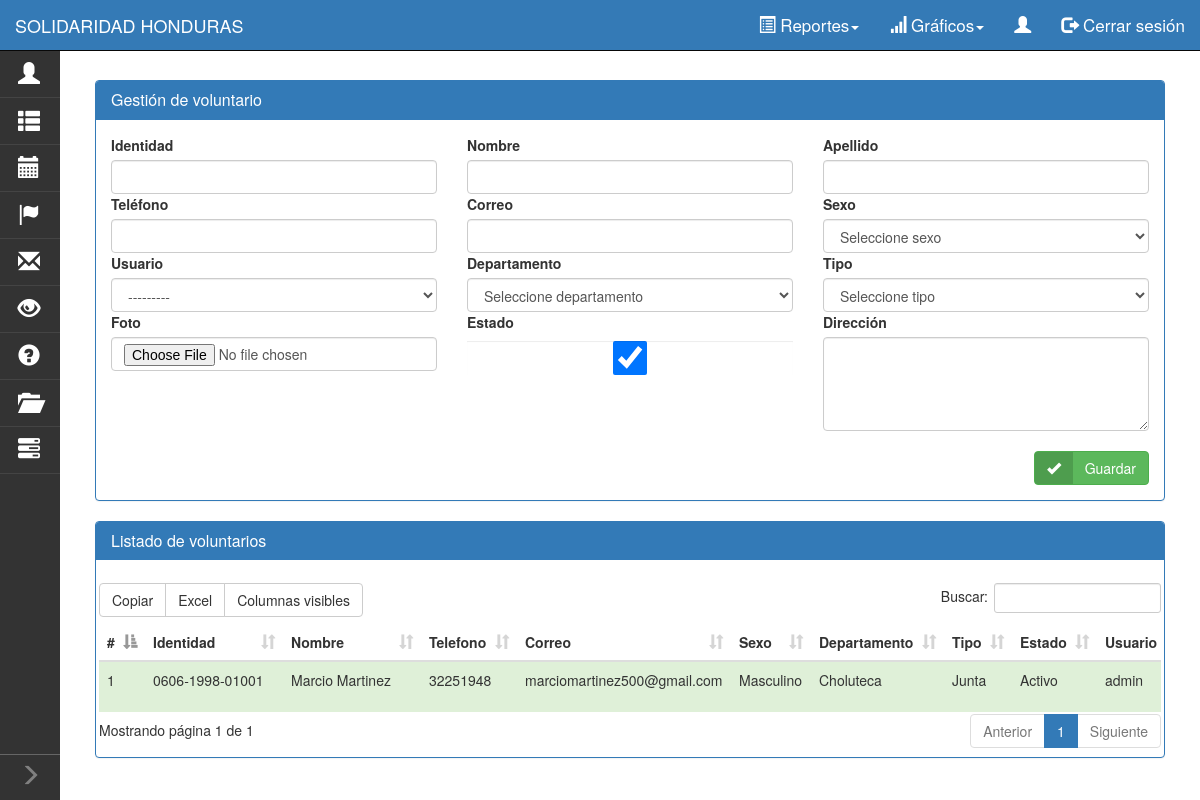
The page /application/voluntarios/ (signed in) on the database its author committed.
### ong/models.py (models this page shows, shortened)
@python_2_unicode_compatible
class Departamento(models.Model):
	depto = models.CharField(max_length=200)
	def __str__(self):
		return self.depto

@python_2_unicode_compatible
class Tipo_Voluntario(models.Model):
	tipo = models.CharField(max_length=100)
	def __str__(self):
		return self.tipo

@python_2_unicode_compatible
class Voluntario(models.Model):
	identidad = models.CharField(max_length=15, blank=True)
	nombre = models.CharField(max_length=50)
	apellido = models.CharField(max_length=50)
	direccion = models.TextField()
	telefono = models.CharField(max_length=9)
	correo = models.EmailField(max_length=100, blank=True)
	sexo = models.ForeignKey(Sexo, on_delete = models.CASCADE)
	usuario = models.ForeignKey(User)
	depto = models.ForeignKey(Departamento)
	tipo = models.ForeignKey(Tipo_Voluntario)
	foto = models.ImageField(upload_to="fotos_voluntarios", blank=True)
	estado = models.BooleanField(default=True)

@python_2_unicode_compatible
class Sexo(models.Model):
	SEXO_CHOICES = (
		('M', 'Masculino'),
		('F', 'Femenino')
	)
	nombre = models.CharField(
		max_length=50,
		choices=SEXO_CHOICES
	)
	def __str__(self):
		return ('Masculino' if self.nombre == 'M' else 'Femenino')

### ong/views.py (the view)
# urls.py: url(r'^voluntarios/editar/(?P<pk>\d+)/$', views.editarVoluntario, name = 'editarVoluntario'),
@login_required()
def voluntarios(request):
	form = VoluntarioForm()
	voluntarios = Voluntario.objects.all().order_by('nombre')
	for campo in form.fields:
		form.fields[campo].widget.attrs['class'] = 'form-control'
	form.fields['sexo'].choices = [('', 'Seleccione sexo')] + list(form.fields['sexo'].choices)[1:]
	form.fields['depto'].choices = [('', 'Seleccione departamento')] + list(form.fields['depto'].choices)[1:]
	form.fields['tipo'].choices = [('', 'Seleccione tipo')] + list(form.fields['tipo'].choices)[1:]
	form.fields['direccion'].widget.attrs['rows'] = '4'
	form.fields['telefono'].label= 'Teléfono'
	form.fields['depto'].label= 'Departamento'
	form.fields['identidad'].widget.attrs['data-mask']='9999-9999-99999'
	return render(request, 'voluntarios.html', {'form': form, 'voluntarios': voluntarios})

### ong/forms.py
class VoluntarioForm(ModelForm):
	class Meta:
		model = Voluntario
		fields = '__all__'

### ong/templates/voluntarios.html (shortened to what this page needs)
{% extends "base_in.html" %}
{% block contenidoApp %}
	<div class="row">
		<div class="panel panel-primary">
			<div class="panel-heading">
				<h3 class="panel-title">Gestión de voluntario</h3>
			</div>
			<div class="panel-body">
				<form style="" action="{% url 'app:guardarVoluntario' %}" method="post" enctype="multipart/form-data">
					<div class="row">
						{% for field in form  %}
							{% if field.label != 'Direccion' and  field.label != 'Usuaio' %}
								<div class="col-md-4">
									<label>{{field.label}}</label>
									{{field}}
								</div>
							{% endif %}
						{% endfor %}
						<div class="col-md-4">
							<label>Dirección</label>
							{{form.direccion}}
						</div>
					</div>
					<br>
					<div style="text-align: right">
						<button type="submit" class="btn btn-labeled btn-success"><span class="btn-label"><i class="glyphicon glyphicon-ok"></i></span>Guardar</button>
					</div>
				</form>
			</div>
		</div>
		<div class="panel panel-primary">
			<div class="panel-heading">
				<h3 class="panel-title">Listado de voluntarios</h3>
			</div>
			<div class="tablas_registros" class="table-responsive1">
				<br>
				<table id="tb" class="table table-striped table-hover">
					<thead>
						<tr>
							<th>#</th>
							<th width="100px">Identidad</th>
							<th width="100px">Nombre</th>
							<th>Telefono</th>
							<th>Correo</th>
							<th>Sexo</th>
							<th>Departamento</th>
							<th>Tipo</th>
							<th>Estado</th>
							<th>Usuario</th>
						</tr>
					</thead>
					<tbody id="filas">
						{% for v in voluntarios  %}
							<tr {% if not v.estado  %} class="danger" {% else %} class="success" {% endif %} >
							<td>{{forloop.counter}}</td>
							<td>{{ v.identidad }}</td>
							<td>{{ v.nombre }} {{ v.apellido }}</td>
							<td>{{ v.telefono }}</td>
							<td>{{ v.correo }}</td>
							<td>{{v.sexo}}</td>
							<td>{{ v.depto }}</td>
							<td>{{ v.tipo }}</td>
							<td>
								{% if  v.estado  %}
									Activo
								{% else %}
									Inactivo
								{% endif %}
							</td>
							<td>{{ v.usuario }}</td>
						</tr>
					{% endfor %}
				</tbody>
			</table>
		</div>
	</div>
</div>
{% endblock contenidoApp %}

### global_templates/base_in.html (shortened to what this page needs)
{% extends "base.html" %}
{% block contenido %}
	<nav id="x" class="navbar navbar-inverse navbar-global navbar-fixed-top">
		<div class="container-fluid">
			<div class="navbar-header">
				<a class="navbar-brand" href="{% url 'app:home' %}">SOLIDARIDAD HONDURAS</a>
			</div>
			<div id="navbar" class="collapse navbar-collapse menusGR">
				<ul class="nav navbar-nav navbar-user navbar-right">
					<li class="dropdown">
						<a href="#" class="dropdown-toggle" data-toggle="dropdown" role="button" aria-haspopup="true" aria-expanded="false"><span class="glyphicon glyphicon-list-alt" alt=""></span> Reportes<span class="caret"></span></a>
						</li>
	</ul>
<li class="dropdown">
	<a href="#" class="dropdown-toggle" data-toggle="dropdown" role="button" aria-haspopup="true" aria-expanded="false"><span class="glyphicon glyphicon-signal" alt=""></span> Gráficos<span class="caret"></span></a>
	</li>
<li><a href="#"><span class="glyphicon glyphicon-user"></span> {{ user.get_full_name}}</a></li>
<li><a href="{%	url 'security:log_out' %}"><span class="glyphicon glyphicon-log-out"></span> Cerrar sesión</a></li>
</div>
</div>
</nav>
<nav id="navVertical" class="navbar-primary">
<a href="#" class="btn-expand-collapse"><span id="imgF" class="glyphicon glyphicon-menu-left"></span></a>
<ul class="navbar-primary-menu">
<li>
<a href="{% url 'app:voluntarios' %}"><span class="glyphicon glyphicon-user"></span><span class="nav-label">Voluntarios</span></a>
<a href="#"><span class="glyphicon glyphicon-th-list"></span><span class="nav-label">Tipo de voluntarios</span></a>
<a href="#"><span class="glyphicon glyphicon-calendar"></span><span class="nav-label">Eventos</span></a>
<a href="#"><span class="glyphicon glyphicon-flag"></span><span class="nav-label">Departamentos</span></a>
<a href="#"><span class="glyphicon glyphicon-envelope"></span><span class="nav-label">Consultas</span></a>
<a href="#"><span class="glyphicon glyphicon-eye-open"></span><span class="nav-label">Opiniones</span></a>
<a href="#"><span class="glyphicon glyphicon-question-sign"></span><span class="nav-label">Preguntas frecuentes</span></a>
<a href="#"><span class="glyphicon glyphicon-folder-open"></span><span class="nav-label">Banco de información</span></a>
<a href="#"><span class="glyphicon glyphicon-tasks"></span><span class="nav-label">Estructura organizativa</span></a>
</li>
</ul>
</nav>
<div class="main-content">
{% block contenidoApp %}
{% endblock contenidoApp %}
</div>
{% endblock contenido %}

### global_templates/base.html (shortened to what this page needs)
<!DOCTYPE html>
<html lang="en">
<head>
	{% load static %}
	<link rel="stylesheet" href="{% static 'bootstrap/css/bootstrap.css' %}">
	<link rel="stylesheet" href="{% static 'bootstrap/css/bootstrap-select.css' %}">
	<link rel="stylesheet" href="{% static 'bootstrap/css/jasny-bootstrap.css' %}">
	<link rel="stylesheet" href="{% static 'bootstrap/css/datatable.css' %}">
	<link rel="stylesheet" href="{% static 'bootstrap/css/buttons_datatable.css' %}">
</head>
<body>
	<div class="container">
		{% block contenido %}
		{% endblock contenido %}
	</div>
</body>
</html>

### global_templates/base_in.html (style rules this page uses)
.navbar-global { background-color: indigo; }
.navbar-global .navbar-brand { color: white; }
.navbar-global .navbar-user > li > a { color: white; }
.navbar-primary { background-color: #333; bottom: 0px; left: 0px; position: absolute; top: 51px; width: 200px; z-index: 8; overflow: hidden; -webkit-transition: all 0.1s ease-in-out; -moz-transition: all 0.1s ease-in-out; transition: all 0.1s ease-in-out; }
.navbar-primary.collapsed { width: 60px; }
.navbar-primary.collapsed .glyphicon { font-size: 22px; }
.btn-expand-collapse { position: absolute; display: block; left: 0px; bottom:0; width: 100%; padding: 8px 0; border-top:solid 1px #666; color: grey; font-size: 20px; text-align: center; }
.navbar-primary-menu, .navbar-primary-menu li { margin:0; padding:0; list-style: none; }
.navbar-primary-menu li a { display: block; padding: 10px 18px; text-align: left; border-bottom:solid 1px #444; color: #ccc; }
.navbar-primary-menu li a .glyphicon { margin-right: 6px; }
.main-content { margin-top: 60px; margin-left: 200px; padding: 20px; }
.collapsed + .main-content { margin-left: 60px; }
#x { background: #347AB6; }
#navVertical { position: fixed; overflow: auto; max-height: 100%; }
.navbar-primary-menu .glyphicon { color: white; }
.menusGR { font-size: 17px; color: white; }
.menusGR .glyphicon { font-size: 17px; }
.tablas_registros { padding: 3px; }

### rows shown on the page
Departamento: form "Seleccione departamento"
Tipo_Voluntario: form "Seleccione tipo"
Voluntario: identidad "0606-1998-01001", nombre "Marcio", apellido "Martinez", telefono "32251948", correo "marciomartinez500@gmail.com", sexo "Masculino", depto "Choluteca", tipo "Junta", estado "Activo", usuario "admin"

### other values the page prints
{{ field.label }} "Identidad" "Nombre" "Apellido" "Teléfono" "Correo" "Sexo" "Usuario" "Departamento" "Tipo" "Foto" "Estado"
